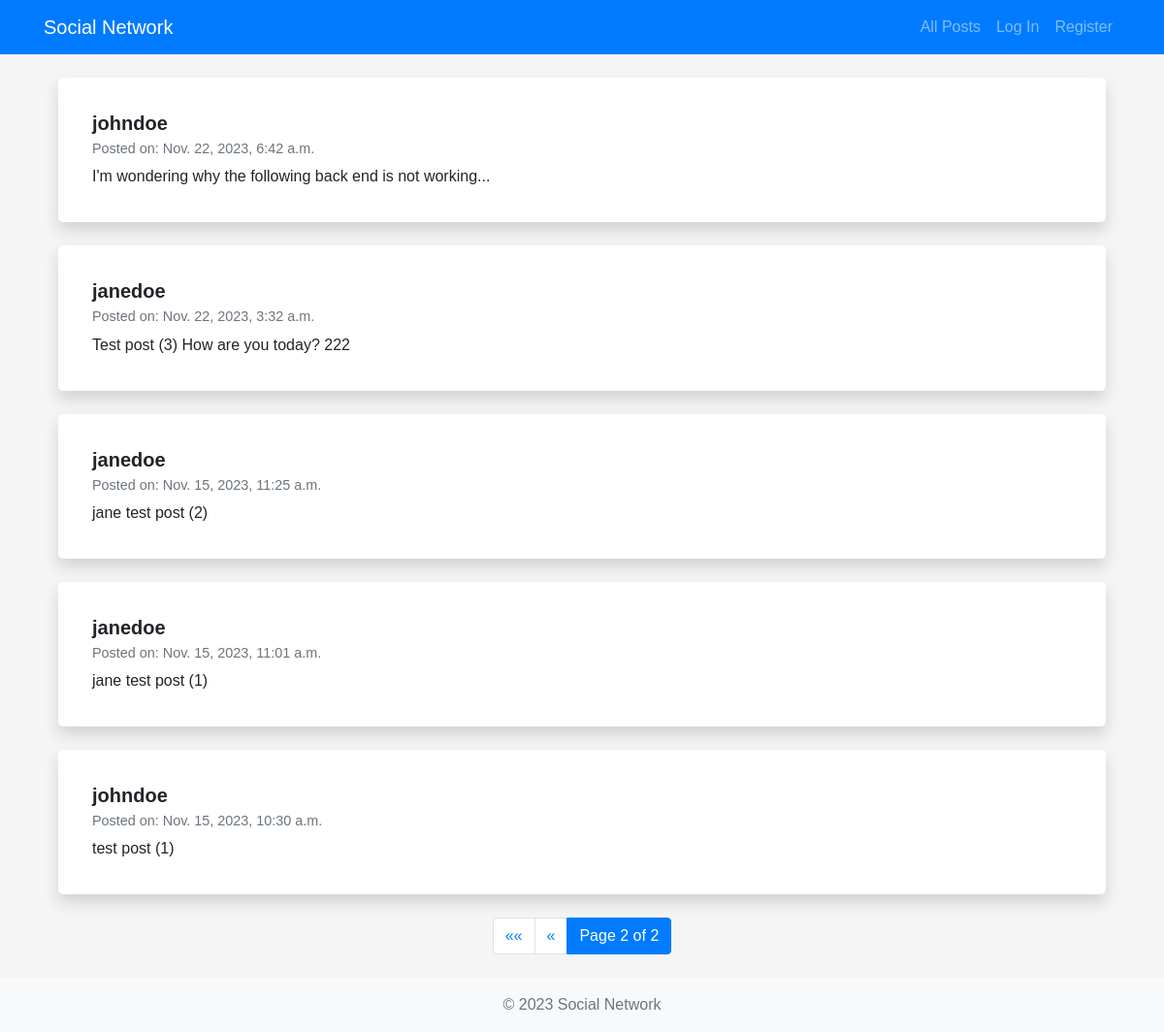
Screenshot of /?page=2 with the database file from the repository.
### network/models.py (models this page shows, shortened)
class Post (models.Model):
    post = models.CharField(max_length=500)
    user = models.ForeignKey(User, on_delete=models.CASCADE, related_name="posts")
    timestamp = models.DateTimeField(auto_now_add=True)
    likes = models.ManyToManyField(User, blank=True, related_name="liked_posts")

class User(AbstractUser):
    pass

### network/views.py (the view)
# urls.py: path("", views.index, name="index"),
def index(request):
    posts_list = Post.objects.all().order_by('-timestamp')
    paginator = Paginator(posts_list, 10)
    page_number = request.GET.get('page')
    posts = paginator.get_page(page_number)
    return render(request, "network/index.html", {"posts": posts})

### network/templates/network/index.html (shortened to what this page needs)
{% extends "network/layout.html" %}
{% block body %}
<div class="container mt-4">
    <div class="posts">
        {% for post in posts %}
            <div class="post card shadow mb-4">
                <div class="card-body">
                    <h5 class="card-title">
                        {{ post.user.username }}
                    </h5>
                    <h6 class="card-subtitle mb-2 text-muted">Posted on: {{ post.timestamp }}</h6>
                    <p class="card-text">{{ post.post }}</p>
                </div>
            </div>
        {% empty %}
            <div class="alert alert-info" role="alert">
                No posts to display.
            </div>
        {% endfor %}
    </div>
    <nav aria-label="Page navigation">
        <ul class="pagination justify-content-center">
            {% if posts.has_previous %}
                <li class="page-item">
                    <a class="page-link" href="?page=1" aria-label="First">
                        <span aria-hidden="true">&laquo;&laquo;</span>
                    </a>
                </li>
                <li class="page-item">
                    <a class="page-link" href="?page={{ posts.previous_page_number }}" aria-label="Previous">
                        <span aria-hidden="true">&laquo;</span>
                    </a>
                </li>
            {% endif %}
            <li class="page-item active">
                <span class="page-link">
                    Page {{ posts.number }} of {{ posts.paginator.num_pages }}
                </span>
            </li>
        </ul>
    </nav>
</div>
{% endblock %}

### network/static/network/styles.css (style rules this page uses)
* { margin: 0; padding: 0; box-sizing: border-box; }
html { overflow-x: hidden; }
body { font-family: Arial, sans-serif; font-weight: 400; overflow-x: hidden; background-color: #f5f5f5; }
.post { background-color: #fff; border-radius: 5px; padding: 15px; }
.card { border: none; }
.card-body { padding: 20px; }
.card-title { font-size: 1.25rem; font-weight: bold; }
.card-subtitle { font-size: 0.9rem; }
.card-text { font-size: 1rem; }

### rows the page displays
Post: user.username "johndoe", timestamp "Nov. 22, 2023, 6:42 a.m.", post "I'm wondering why the following back end is not working..."
Post: user.username "janedoe", timestamp "Nov. 22, 2023, 3:32 a.m.", post "Test post (3) How are you today? 222"
Post: user.username "janedoe", timestamp "Nov. 15, 2023, 11:25 a.m.", post "jane test post (2)"
Post: user.username "janedoe", timestamp "Nov. 15, 2023, 11:01 a.m.", post "jane test post (1)"
Post: user.username "johndoe", timestamp "Nov. 15, 2023, 10:30 a.m.", post "test post (1)"

### other values shown
{{ posts.number }} "2"
{{ posts.paginator.num_pages }} "2"
